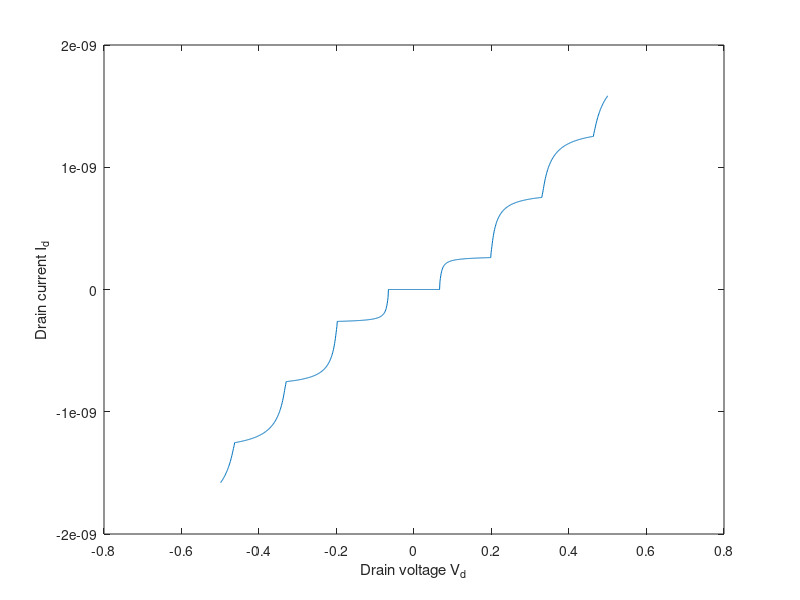
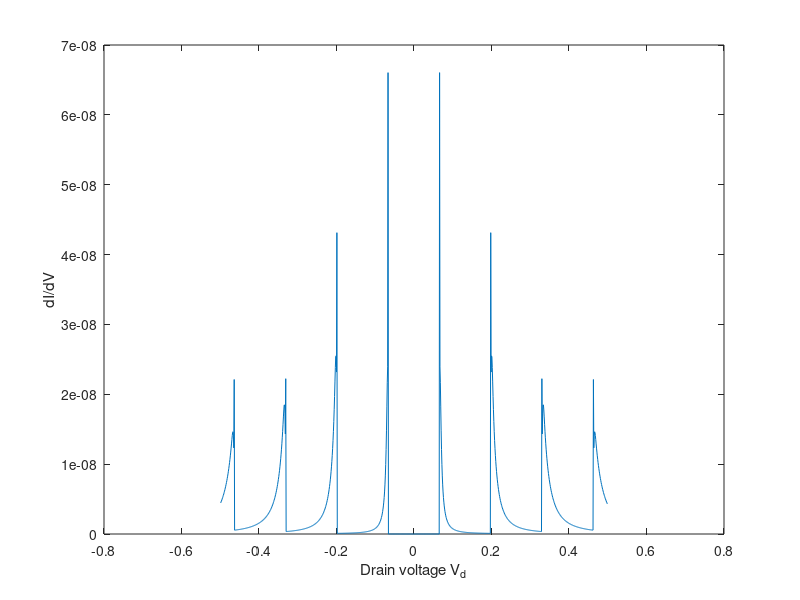
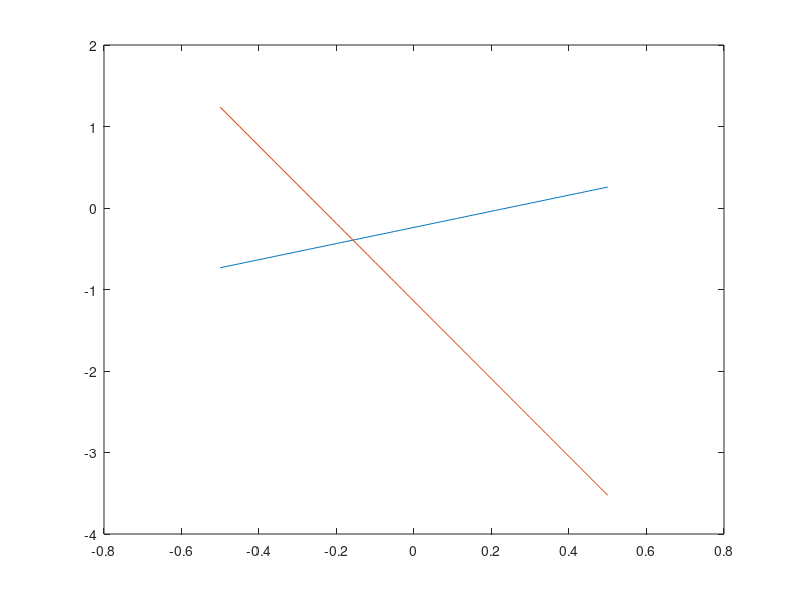

These charts were generated, in order, by the following MATLAB code: (Note: this script raises an error after producing the figures.)
% Matlab program source for numerical simulation of Master equation
% in single electron transistor

%1. first step, the following physical constant and device parameters are defined as follows.
clc;
clear all;
close all;
% Definition of Physical constant
q=1.602e-19;    % electronic charge (C)
kb=1.381e-23;   % Boltzman constant (J/K)
% Definition of Device parameters
c1=1.0e-20;     % tunnel capacitor C1 (F)
c2=2.1e-19;     % tunnel capacitor C2 (F)
cg=1.0e-18;     % gate capacitor Cg (F)
ctotal=c1+c2+cg;    % total capacitance (F)
mega=1000000;   % definition of mega=106
r1=15*mega;     % tunnel resistance R1 (Ohm)
r2=250*mega;    % tunnel resistance R2 (Ohm)

%2. The values of external parameters (V, V_G, Q_0 and T) is given. Here,
%the V_G , Q_0 and T are kept a constant while the V is varied from Vmin to Vmax, as follows:
Vg=0;   % gate voltage (V)
q0=0;   % background charge q0 is assumed to be zero
temp=10;    % temperature T (K)
vmin=-0.5;  % drain voltage minimum Vmin (V)
vmax=0.5;   % drain voltage maximum Vmax (V)
NV=1000;    % number of grid from Vmin to Vmax
dV=(vmax-vmin)/NV;  % drain voltage increment of each grid point
for iv=1:NV     % loop start for drain voltage
    Vd(iv)=vmin+iv*dV;   % drain voltage in each grid point
    % Note that loop end for drain voltage is located in the end of this program source
    
    %3. Calculation of ?F, as follows:
    Nmin=-20;    % minimum number of N (charge number in dot)
    Nmax=20;     % maximum number of N (charge number in dot)
    for ne=1:Nmax-Nmin  % loop start for N
        n=Nmin+ne;   % N charge number in dot
        %Calculation of deltaE
        dE1p=q/ctotal*(0.5*q+(n*q-q0)-(c2+cg)*Vd(iv)+cg*Vg);
        dE1n=q/ctotal*(0.5*q-(n*q-q0)+(c2+cg)*Vd(iv)-cg*Vg);
        dE2p=q/ctotal*(0.5*q-(n*q-q0)-c1*Vd(iv)-cg*Vg);
        dE2n=q/ctotal*(0.5*q+(n*q-q0)+c1*Vd(iv)+cg*Vg);
        % Noted that loop end for N is located after calculation of \Gamma
        
        %4. the values of ?F are identified and then used for the calculation of \Gamma. If ?F is negative,
        % will be calculated by equations (26a) and (26b). However, if the ?F is positive, \Gamma is set to
        % be closed to the zero (very small). Note that the value of \Gamm ais always positive. These
        % identifications are done for four conditiond of ?F.
        
        if dE1p<0
            T1p(ne)=1/(r1*q*q)*(-dE1p)/(1-exp(dE1p/(kb*temp)));
            % ? positive in equation (26a)
        else
            T1p(ne)=1e-1; % ? positive is assumed to be very small
        end
        if dE1n<0
            T1n(ne)=1/(r1*q*q)*(-dE1n)/(1-exp(dE1n/(kb*temp)));
            % ? negative in equation (26a)
        else
            T1n(ne)=1e-1; % if negative is assumed to be very small
        end
        if dE2p<0
            T2p(ne)=1/(r2*q*q)*(-dE2p)/(1-exp(dE2p/(kb*temp)));
            %  positive in equation (26b)
        else
            T2p(ne)=1e-1; % if positive is assumed to be very small
        end
        
        if dE2n<0
            T2n(ne)=1/(r2*q*q)*(-dE2n)/(1-exp(dE2n/(kb*temp)));
            % ? negative in equation (26b)
        else
            T2n(ne)=1e-1; % if negative is assumed to be very small
            
        end
    end % loop end for N
    
    % 5. The p(n) of equation (28) is calculated. For this, normalization of equation (31a) must
    % be satisfied. Here, the values of p(Nmin) and p(Nmax) is assumed to be 0.01.
    
    p(1)=0.001; % ?(Nmin) is assumed to be 0.01
    p(Nmax-Nmin)=0.001; % ?(Nmax) is assumed to be 0.01
    % 6. Normalization of p is done. Here, ? p(n) is calculated.
    sum=0; % sum=0 is initial value to calculate ?
    for ne=2:Nmax-Nmin
        p(ne)=p(ne-1)*(T2n(ne-1)+T1p(ne-1))/(T2p(ne)+T1n(ne));
        % calculation of ?(N) in equation (28)
        % The conditions below are used to avoid divergence of Matlab  calculation
       
        if p(ne)>1e250
            p(ne)=1e250;
        end
        if p(ne)<1e-250
            p(ne)=1e-250;
        end
        % ---------------------
        sum=sum+p(ne);
    end
    for ne=2:Nmax-Nmin
        p(ne)=p(ne)/sum; % Normalization in equation (31b)
    end
    
    %Finally, the current is computed as follows:
    
    sumI=0; % sumI=0 is initial condition for current calculation
    
    for ne=2:Nmax-Nmin
        sumI=sumI+p(ne)*(T2p(ne)-T2n(ne));
    end
    I(iv)=q*sumI; % I in equation (32b)
end % end of drain voltage loop
figure('Name','plot of I vs V_d','NumberTitle','off');
plot(Vd,I); % plot of I vs V
xlabel ('Drain voltage V_d');
ylabel ('Drain current I_d');
for iv=1:NV-1
    dIdV(iv)=(I(iv+1)-I(iv))/dV; % calculation of dI/dV
end
figure('Name','plot of dI/dV vs V_d','NumberTitle','off');
plot(Vd(1,1:NV-1),dIdV);
xlabel ('Drain voltage V_d');
ylabel ('dI/dV');
%Coulomb Blockade Plot : Vd vs Vg
%deltaVd = e/cg;
deltaVcbp = q/(cg + c1); %usato per il fascio di rette con slope positivo da plottare
deltaVcbn = q/c2; %usato per il fascio di rette con slope negativo da plottare
Vg_min = -0.5;
Vg = (Vg_min : 0.01 : -Vg_min);
for i = 1:length(Vg)
    Vcbp = ((q/2) + Vg *cg)/(cg+c1); %Vcb positive slope
    Vcbn = q/(2*c2) - (Vg*cg)/c2; %Vcb negative slope
end
deltax = q/cg;
deltay = (2*q)/ctotal;
numeroFasciRette = 4;
figure('Name','Coulomb Blockade','NumberTitle','off');
for i = -numeroFasciRette/2 : numeroFasciRette/2
    plot (Vg, Vcbp + i*deltaVcbp);
    %area(Vg, Vd1 + i*deltaVg, max(Vd1 + (i-1)*deltaVg)); %plots Y versus X and fills the area between 0 and Y. The values in X can be numeric, datetime, duration or categorical values. 
    hold on;
    plot (Vg, Vcbn + i*deltaVcbn);
    hold on;
    % Identificazione dei rombi
    pgon = polyshape([-q/(2*cg)+i*deltax ((cg+c1)*q/ctotal-q/2)/cg+i*deltax q/(2*cg)+i*deltax  -(((cg+c1)*q/ctotal-q/2)/cg)+i*deltax],...
    [0  q/ctotal   0  -q/ctotal]);
    plot(pgon);
end
grid on;
xlabel ('Gate voltage V_g');
ylabel ('Coulomb Blockade voltage V_{Cb}');
hold off;
%N vs Vg
for n = Nmin:Nmax
    vg (n+Nmax+1) = q/cg*(n+1/2);
end
figure('Name','Electrons in dot vs. Vg','NumberTitle','off');
scatter (vg, Nmin:Nmax);
xlabel ('Gate voltage V_g');
ylabel ('Number of electrons stored in the dot');
